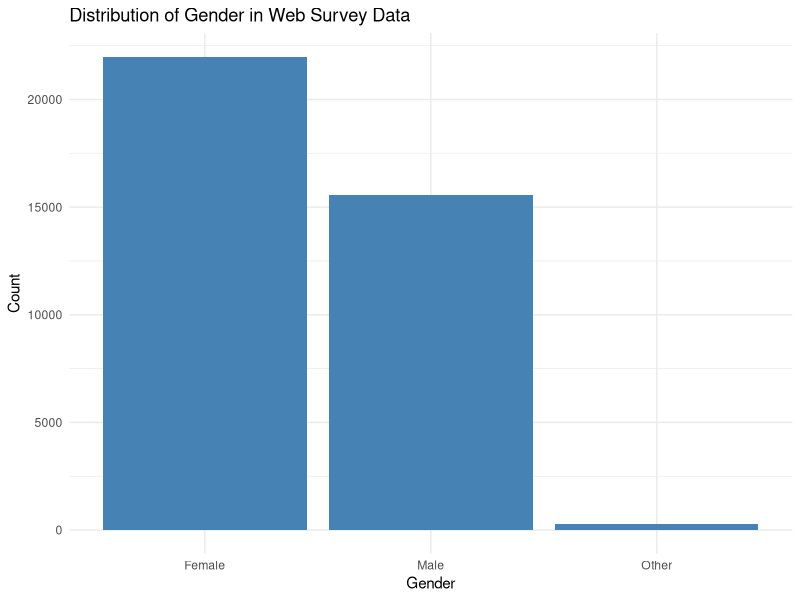
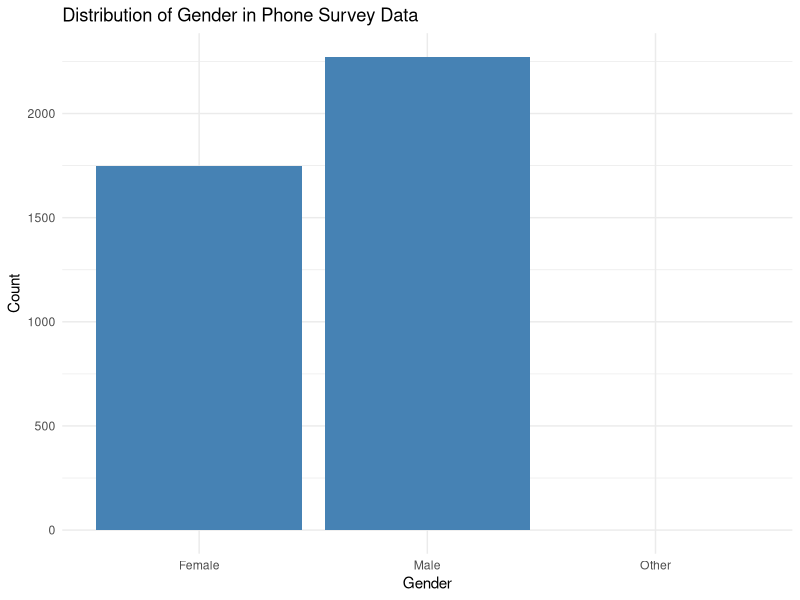

Here is the R script that generated these plots, in order:
## ---- chunk 1

# Here you can load in and clean the data (you may need to do the cleaning in a separate R script - this is up to you). 
library(tidyverse)

phone_data <- read_csv("ces_phone.csv")
web_data <- read_csv("ces_web.csv")

# You may need additional chunks, in case you want to include some of the cleaning output.

## ---- chunk 2
# Cleaning Variable Data & Updating Labels
## Web Data
web_data <- web_data %>%
  mutate(
    # Age
    age = cps19_yob,
    # Gender
    # Gender - standardize from numeric codes to text
    gender = case_when(
      cps19_gender == 1 ~ "Male",
      cps19_gender == 2 ~ "Female",
      cps19_gender == 3 ~ "Other",
      TRUE ~ NA_character_
    ),
    # Vote choice standardization
    vote_choice = case_when(
      cps19_votechoice == 1 ~ "Liberal",
      cps19_votechoice == 2 ~ "Conservative",
      cps19_votechoice == 3 ~ "NDP",
      cps19_votechoice == 4 ~ "Bloc Quebec",
      cps19_votechoice == 5 ~ "Green Party",
      cps19_votechoice == 6 ~ "People's Party",
      cps19_votechoice == 7 ~ "Other",
      cps19_votechoice == 9 ~ NA_character_,
      TRUE ~ NA_character_
    )
  )


# Cleaning Data & Renaming Columns
web_data <- web_data %>% rename(
#  gender = cps19_gender,
#  age = cps19_yob,
#  provnice = cps19_province,
#  education = cps19_education,
  interest = cps19_interest_elxn_1,    
#  vote_certainty = cps19_v_likely,
#  vote_choice = cps19_votechoice
)
## ---- chunk 3

# Use this to create your plots/visualization. 
# Create a bar plot for gender distribution
ggplot(web_data, aes(x = gender)) +
  geom_bar(fill = "steelblue") +
  labs(title = "Distribution of Gender in Web Survey Data",
       x = "Gender",
       y = "Count") +
  theme_minimal()

phone_data <- phone_data %>%
  mutate(
    gender = case_when(
      q3 == 1 ~ "Male",
      q3 == 2 ~ "Female",
      q3 == 3 ~ "Other",
      TRUE ~ NA_character_
    ),
  )

ggplot(phone_data, aes(x = gender)) +
  geom_bar(fill = "steelblue") +
  labs(title = "Distribution of Gender in Phone Survey Data",
       x = "Gender",
       y = "Count") +
  theme_minimal()

## ---- chunk 4

# Here you can run code to calculate your Confidence Intervals.

